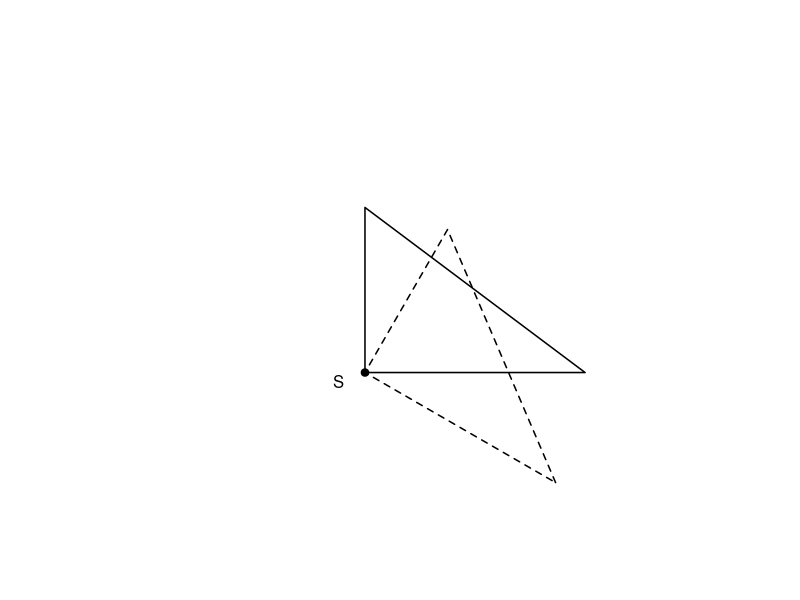
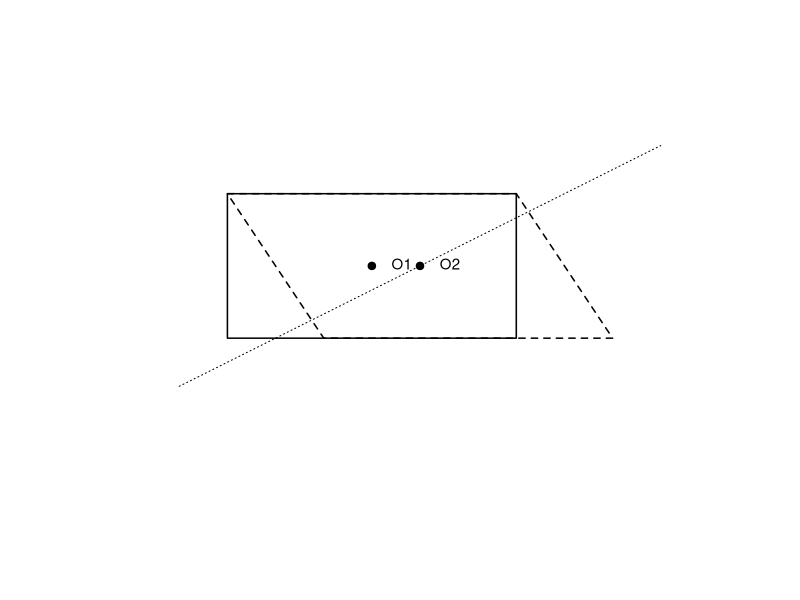

Here is the R script that generated these plots, in order:
setwd("C:/Users/18904/Github/junior-mathematics/codes")
if(!dir.exists("../figures"))dir.create("../figures")

# week146-1: Rt triangle ABC rotated 30 about S
draw1=function(){
  plot(0,0,xlim=c(-2,3),ylim=c(-1,2.5),type="n",asp=1,axes=FALSE,xlab="",ylab="")
  S=c(0,0);A=c(2,0);B=c(0,1.5);C=c(0,0)
  rot=function(p,a){c(p[1]*cos(a)-p[2]*sin(a),p[1]*sin(a)+p[2]*cos(a))}
  a=-pi/6
  Ap=S+rot(A-S,a);Bp=S+rot(B-S,a);Cp=S+rot(C-S,a)
  polygon(c(A[1],B[1],C[1]),c(A[2],B[2],C[2]),lwd=1.5)
  polygon(c(Ap[1],Bp[1],Cp[1]),c(Ap[2],Bp[2],Cp[2]),lwd=1.5,lty=2)
  points(S[1],S[2],pch=19);text(S[1]-0.1,S[2]-0.1,"S",pos=2,cex=1)
}
cairo_pdf("../figures/week146-1.pdf",width=4,height=4,family="sans");draw1();dev.off()
svglite::svglite("../figures/week146-1.svg",width=4,height=4);draw1();dev.off()

# week146-2: rectangle FABE + rhombus EBCD, line through both centers
draw2=function(){
  plot(0,0,xlim=c(-1,5),ylim=c(-1.5,2.5),type="n",asp=1,axes=FALSE,xlab="",ylab="")
  # rectangle F(0,0) A(3,0) B(3,1.5) E(0,1.5)
  # rhombus E(0,1.5) B(3,1.5) C(4,0) D(1,0)
  F=c(0,0);A=c(3,0);B=c(3,1.5);E=c(0,1.5);C=c(4,0);D=c(1,0)
  polygon(c(F[1],A[1],B[1],E[1]),c(F[2],A[2],B[2],E[2]),lwd=1.5)
  polygon(c(E[1],B[1],C[1],D[1]),c(E[2],B[2],C[2],D[2]),lwd=1.5,lty=2)
  c1=(F+B)/2;c2=(E+C)/2
  points(c1[1],c1[2],pch=19);text(c1[1]+0.1,c1[2],"O1",pos=4,cex=0.9)
  points(c2[1],c2[2],pch=19);text(c2[1]+0.1,c2[2],"O2",pos=4,cex=0.9)
  segments(-0.5,-0.5,4.5,2,lwd=1,lty=3)
}
cairo_pdf("../figures/week146-2.pdf",width=4,height=4,family="sans");draw2();dev.off()
svglite::svglite("../figures/week146-2.svg",width=4,height=4);draw2();dev.off()
